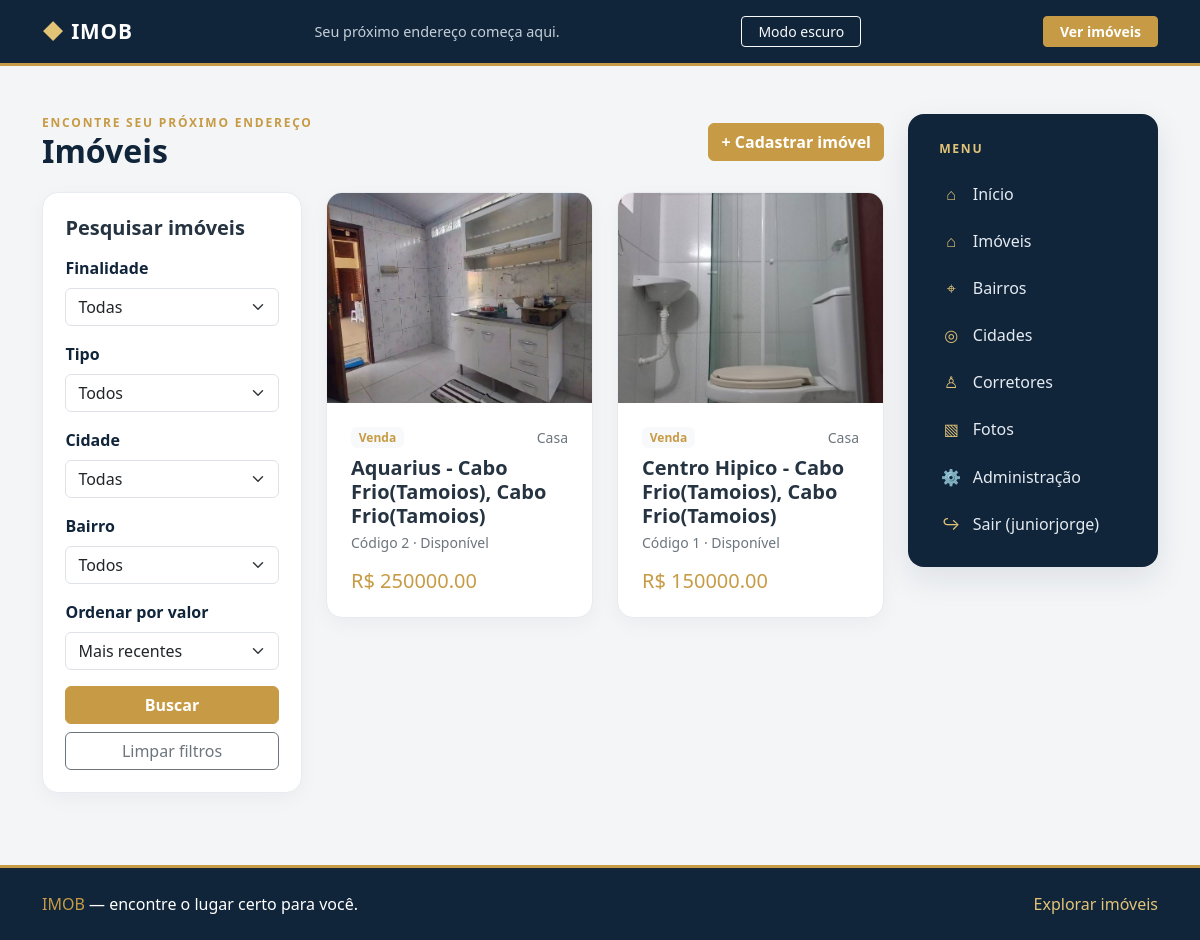
Screenshot of /imoveis/ (signed in) with the database file from the repository.
### Imoveis/models.py (models this page shows, shortened)
class Imovel(models.Model):
    FINALIDADE_CHOICES = [
        ('venda', 'Venda'),
        ('aluguel', 'Aluguel'),
    ]
    TIPO_CHOICES = [
        ('casa', 'Casa'),
        ('apartamento', 'Apartamento'),
        ('comercial', 'Comercial'),
        ('sala_comercial', 'Sala Comercial'),
        ('galpao', 'Galpão'),
        ('chacara', 'Chácara'),
        ('sitio', 'Sítio'),
        ('terreno_comercial', 'Terreno Comercial'),
        ('terreno_residencial', 'Terreno Residencial'),
    ]
    STATUS_CHOICES = [
        ('disponivel', 'Disponível'),
        ('vendido', 'Vendido'),
        ('alugado', 'Alugado'),
    ]
    QUANTIDADE_CHOICES = [(i, str(i)) for i in range(0, 6)] + [(6, 'mais de 5')]
    finalidade = models.CharField(max_length=10, choices=FINALIDADE_CHOICES)
    tipo = models.CharField(max_length=20, choices=TIPO_CHOICES)
    cidade = models.ForeignKey('Cidades.Cidade', on_delete=models.PROTECT)
    bairro = models.ForeignKey('Bairros.Bairro', on_delete=models.PROTECT)
    endereco = models.CharField(max_length=255)
    valor = models.DecimalField(max_digits=12, decimal_places=2)
    dormitorios = models.IntegerField(choices=QUANTIDADE_CHOICES)
    suites = models.IntegerField(choices=QUANTIDADE_CHOICES)
    banheiros = models.IntegerField(choices=QUANTIDADE_CHOICES)
    vagas = models.IntegerField(choices=QUANTIDADE_CHOICES)
    area_total = models.DecimalField(max_digits=10, decimal_places=2)
    area_construida = models.DecimalField(max_digits=10, decimal_places=2)
    descricao = models.TextField(blank=True, null=True)
    status = models.CharField(max_length=10, choices=STATUS_CHOICES, default='disponivel')
    corretor = models.ForeignKey('Corretores.Corretor', on_delete=models.PROTECT)
    piscina = models.BooleanField(default=False)

### Fotos/models.py (models this page shows, shortened)
class Fotoimovel(models.Model):
    MAX_FOTOS_POR_IMOVEL = 12
    imovel = models.ForeignKey('Imoveis.Imovel', on_delete=models.CASCADE, related_name='fotos')
    imagem = models.ImageField(upload_to='fotos/')
    destaque = models.BooleanField(default=False)

### Bairros/models.py (models this page shows)
class Bairro(models.Model):
    nome = models.CharField(max_length=100)
    cidade = models.ForeignKey('Cidades.Cidade', on_delete=models.CASCADE, related_name='bairros')
    def __str__(self):
        return f"{self.nome} - {self.cidade}"

### Cidades/models.py (models this page shows)
class Cidade(models.Model):
    nome = models.CharField(max_length=100)
    def __str__(self):
        return self.nome

### Imoveis/views.py (the view)
# urls.py: path('imoveis/', views.ImovelListView.as_view(), name='imoveis_list'),
class ImovelListView(ListView):
    model = Imovel
    template_name = 'imoveis_list.html'
    context_object_name = 'imoveis'
    def get_search_form(self):
        if not hasattr(self, "search_form"):
            self.search_form = ImovelSearchForm(self.request.GET)
        return self.search_form
    def get_queryset(self):
        queryset = (
            Imovel.objects.select_related("cidade", "bairro")
            .prefetch_related("fotos")
            .order_by("-pk")
        )
        form = self.get_search_form()
        if not form.is_valid():
            return queryset
        filters = form.cleaned_data
        if filters["finalidade"]:
            queryset = queryset.filter(finalidade=filters["finalidade"])
        if filters["tipo"]:
            queryset = queryset.filter(tipo=filters["tipo"])
        if filters["cidade"]:
            queryset = queryset.filter(cidade=filters["cidade"])
        if filters["bairro"]:
            queryset = queryset.filter(bairro=filters["bairro"])
        ordering = {
            "valor_asc": "valor",
            "valor_desc": "-valor",
        }.get(filters["ordenacao"], "-pk")
        return queryset.order_by(ordering)
    def get_context_data(self, **kwargs):
        context = super().get_context_data(**kwargs)
        context.update({
            "search_form": self.get_search_form(),
            "list_url": "imoveis_list",
            "create_url": "imoveis_create",
            "detail_url": "imoveis_detail",
            "column_labels": ["Código", "Finalidade", "Tipo", "Cidade", "Bairro", "Valor", "Status"],
            "rows": [
                {
                    "object": imovel,
                    "values": [
                        imovel.pk,
                        imovel.get_finalidade_display(),
                        imovel.get_tipo_display(),
                        imovel.cidade,
                        imovel.bairro,
                        imovel.valor,
                        imovel.get_status_display(),
                    ],
                }
                for imovel in context["imoveis"]
            ],
        })
        return context

### Imoveis/templates/imoveis_list.html (shortened to what this page needs)
{% extends "base.html" %}
{% block content %}
<div class="page-heading">
    <div>
        <div class="page-kicker">Encontre seu próximo endereço</div>
        <h1 class="page-title h2">Imóveis</h1>
    </div>
    {% if user.is_authenticated %}
        <a class="btn btn-gold" href="{% url create_url %}">+ Cadastrar imóvel</a>
    {% endif %}
</div>
<div class="listing-search-layout">
    <aside class="panel listing-search-panel" aria-label="Filtros de pesquisa de imóveis">
        <h2 class="h5 fw-bold mb-3">Pesquisar imóveis</h2>
        <form method="get" action="{% url list_url %}">
            {% for field in search_form %}
                <div class="mb-3">
                    <label class="form-label" for="{{ field.id_for_label }}">{{ field.label }}</label>
                    {{ field }}
                </div>
            {% endfor %}
            <button class="btn btn-gold w-100" type="submit">Buscar</button>
            <a class="btn btn-outline-secondary w-100 mt-2" href="{% url list_url %}">Limpar filtros</a>
        </form>
    </aside>
    <section aria-label="Resultados dos imóveis">
        {% if rows %}
            <div class="row g-4">
                {% for row in rows %}
                    {% with values=row.values %}
                        <div class="col-md-6 col-xl-6">
                            <article class="property-card">
                                {% with foto=row.object.fotos.all|first %}
                                    <a class="property-card-link d-block" href="{% url detail_url row.object.pk %}" aria-label="Ver detalhes do imóvel em {{ values.4 }}, {{ values.3 }}">
                                        {% if foto %}
                                            <img class="property-photo" src="{{ foto.imagem.url }}" alt="Foto do imóvel em {{ values.4 }}, {{ values.3 }}">
                                        {% else %}
                                            <div class="photo-placeholder" aria-label="Foto não disponível">⌂</div>
                                        {% endif %}
                                    </a>
                                {% endwith %}
                                <div class="p-3 p-lg-4">
                                    <div class="d-flex justify-content-between align-items-center mb-2">
                                        <span class="badge text-bg-light text-gold">{{ values.1|title }}</span>
                                        <span class="small text-secondary">{{ values.2|title }}</span>
                                    </div>
                                    <h2 class="h5 fw-bold mb-1">
                                        <a class="property-card-link" href="{% url detail_url row.object.pk %}">{{ values.4 }}, {{ values.3 }}</a>
                                    </h2>
                                    <p class="small text-secondary mb-3">Código {{ values.0 }} · {{ values.6|title }}</p>
                                    <div class="d-flex justify-content-between align-items-center">
                                        <strong class="h5 mb-0 text-gold">R$ {{ values.5|floatformat:2 }}</strong>
                                    </div>
                                </div>
                            </article>
                        </div>
                    {% endwith %}
                {% endfor %}
            </div>
        {% else %}
            <div class="panel text-center py-5">
                <div class="page-kicker mb-2">Busca de imóveis</div>
                <h2 class="h5 text-secondary">Nenhum imóvel encontrado com esses filtros.</h2>
                <a class="btn btn-outline-gold mt-3" href="{% url list_url %}">Limpar filtros</a>
            </div>
        {% endif %}
    </section>
</div>
{% endblock %}

### app/templates/base.html (shortened to what this page needs)
{% load static %}
<!doctype html>
<html lang="pt-BR">
<head>
    <link href="https://cdn.jsdelivr.net/npm/bootstrap@5.3.3/dist/css/bootstrap.min.css" rel="stylesheet">
</head>
<body>
    <header class="site-header">
        <div class="container py-3 d-flex align-items-center justify-content-between gap-3">
            <a class="brand" href="{% url 'home' %}"><span class="brand-mark">◆</span> IMOB</a>
            <span class="header-note">Seu próximo endereço começa aqui.</span>
            <button class="btn btn-outline-light btn-sm px-3" id="theme-toggle" type="button" aria-pressed="false">
            </button>
            {% if user.is_authenticated %}
                <a class="btn btn-gold btn-sm px-3" href="{% url 'imoveis_list' %}">Ver imóveis</a>
            {% else %}
                <a class="btn btn-gold btn-sm px-3" href="{% url 'login' %}">Entrar</a>
            {% endif %}
        </div>
    </header>
    <main class="site-main container py-4 py-lg-5">
        <div class="page-layout{% if request.resolver_match.url_name == 'login' %} page-layout-login{% endif %}">
            <section class="page-content">
                {% block content %}{% endblock %}
            </section>
            {% if request.resolver_match.url_name != 'login' %}
                <aside class="side-menu" aria-label="Menu principal">
                    <div class="side-menu-title">Menu</div>
                    <nav>
                        <a class="side-link" href="{% url 'home' %}"><span class="side-icon">⌂</span> Início</a>
                        <a class="side-link" href="{% url 'imoveis_list' %}"><span class="side-icon">⌂</span> Imóveis</a>
                        {% if user.is_authenticated %}
                            <a class="side-link" href="{% url 'bairros_list' %}"><span class="side-icon">⌖</span> Bairros</a>
                            <a class="side-link" href="{% url 'cidades_list' %}"><span class="side-icon">◎</span> Cidades</a>
                            <a class="side-link" href="{% url 'corretores_list' %}"><span class="side-icon">♙</span> Corretores</a>
                            <a class="side-link" href="{% url 'fotos_list' %}"><span class="side-icon">▧</span> Fotos</a>
                            <a class="side-link" href="/admin/"><span class="side-icon">⚙</span> Administração</a>
                            <form method="post" action="{% url 'logout' %}">
                                <button class="side-link w-100 border-0 bg-transparent text-start" type="submit">
                                    <span class="side-icon">↪</span> Sair ({{ user.username }})
                                </button>
                            </form>
                        {% else %}
                            <a class="side-link" href="{% url 'login' %}"><span class="side-icon">↪</span> Entrar</a>
                        {% endif %}
                    </nav>
                </aside>
            {% endif %}
        </div>
    </main>
    <footer class="site-footer mt-4">
        <div class="container py-4 d-flex flex-column flex-sm-row justify-content-between align-items-sm-center gap-2">
            <span><span class="text-gold">IMOB</span> &mdash; encontre o lugar certo para você.</span>
            <a class="footer-link" href="{% url 'imoveis_list' %}">Explorar imóveis</a>
        </div>
    </footer>
</body>
</html>

### app/templates/base.html (style rules this page uses)
:root { --navy: #10243a; --navy-light: #183652; --gold: #c79b45; --gold-light: #e2c477; --ink: #263442; --muted: #728091; --surface: #fff; --page: #f3f5f7; }
body { min-height: 100vh; display: flex; flex-direction: column; background: var(--page); color: var(--ink); }
.site-header, .site-footer { background: var(--navy); color: #fff; }
.site-header { border-bottom: 3px solid var(--gold); }
.brand { color: #fff; font-size: 1.3rem; font-weight: 700; letter-spacing: .04em; text-decoration: none; }
.brand-mark { color: var(--gold-light); }
.header-note { color: #c6d0da; font-size: .9rem; }
.site-main { flex: 1; }
.page-layout { display: grid; grid-template-columns: minmax(0, 1fr) 250px; gap: 1.5rem; align-items: start; }
.page-content { min-width: 0; }
.side-menu { position: sticky; top: 1.25rem; background: var(--navy); color: #fff; border-radius: 1rem; padding: 1.25rem; box-shadow: 0 12px 32px #10243a18; }
.side-menu-title { color: var(--gold-light); font-size: .76rem; font-weight: 700; letter-spacing: .14em; text-transform: uppercase; margin: .35rem .7rem .8rem; }
.side-link { display: flex; align-items: center; gap: .7rem; padding: .72rem .8rem; border-radius: .65rem; color: #e5ebf1; text-decoration: none; transition: .18s ease; }
.side-icon { color: var(--gold-light); width: 1.3rem; text-align: center; }
.page-heading { display: flex; justify-content: space-between; align-items: center; gap: 1rem; margin-bottom: 1.35rem; }
.page-title { color: var(--navy); font-weight: 700; margin: 0; }
.page-kicker { color: var(--gold); font-size: .75rem; font-weight: 700; letter-spacing: .15em; text-transform: uppercase; }
.panel, .stat-card, .property-card { background: var(--surface); border: 1px solid #e7ebef; border-radius: 1rem; box-shadow: 0 6px 20px #10243a0a; }
.panel { padding: 1.4rem; }
.btn-gold { background: var(--gold); border-color: var(--gold); color: #fff; font-weight: 600; }
.text-gold { color: var(--gold) !important; }
.form-label { color: var(--navy); font-weight: 600; }
.property-card { overflow: hidden; height: 100%; transition: box-shadow .2s ease, transform .2s ease; }
.property-card-link { color: inherit; text-decoration: none; }
.property-photo { height: 210px; width: 100%; object-fit: cover; background: #e9edf0; }
.site-footer { border-top: 3px solid var(--gold); }
.footer-link { color: var(--gold-light); text-decoration: none; }

### Imoveis/templates/imoveis_list.html (style rules this page uses)
.listing-search-layout { display: grid; grid-template-columns: minmax(220px, 260px) minmax(0, 1fr); gap: 1.5rem; align-items: start; }
.listing-search-panel { position: sticky; top: 1.25rem; }

### rows the page displays
Imovel: object.fotos.imagem (picture), values.1 "Venda", values.2 "Casa", values.4 "Aquarius - Cabo Frio(Tamoios)", values.3 "Cabo Frio(Tamoios)", values.0 "2", values.6 "Disponível", values.5 "250000.00"
Imovel: object.fotos.imagem (picture), values.1 "Venda", values.2 "Casa", values.4 "Centro Hipico - Cabo Frio(Tamoios)", values.3 "Cabo Frio(Tamoios)", values.0 "1", values.6 "Disponível", values.5 "150000.00"

### other values shown
{{ field.label }} "Finalidade" "Tipo" "Cidade" "Bairro" "Ordenar por valor"
{{ user.username }} "juniorjorge"
